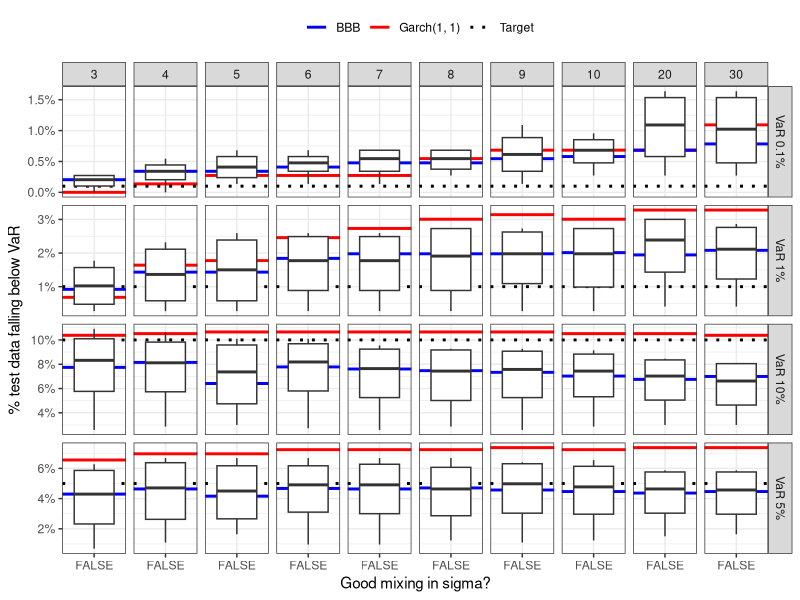
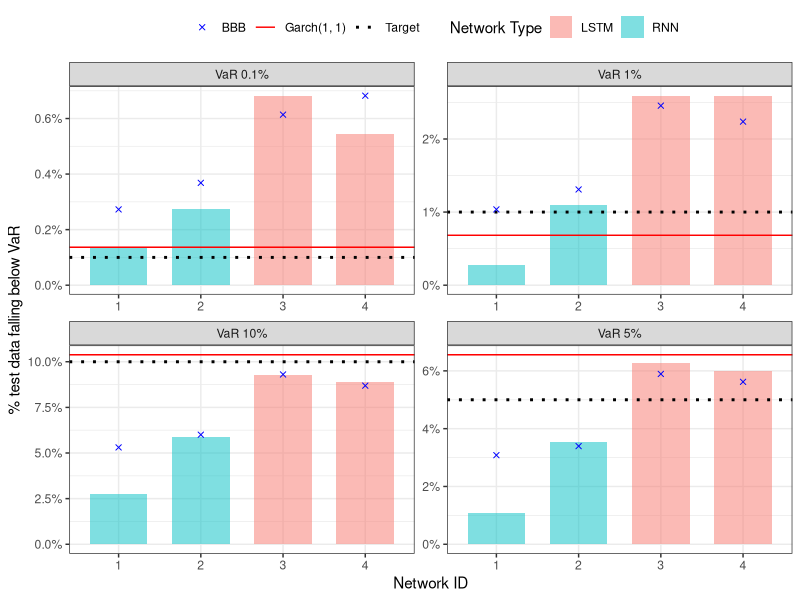
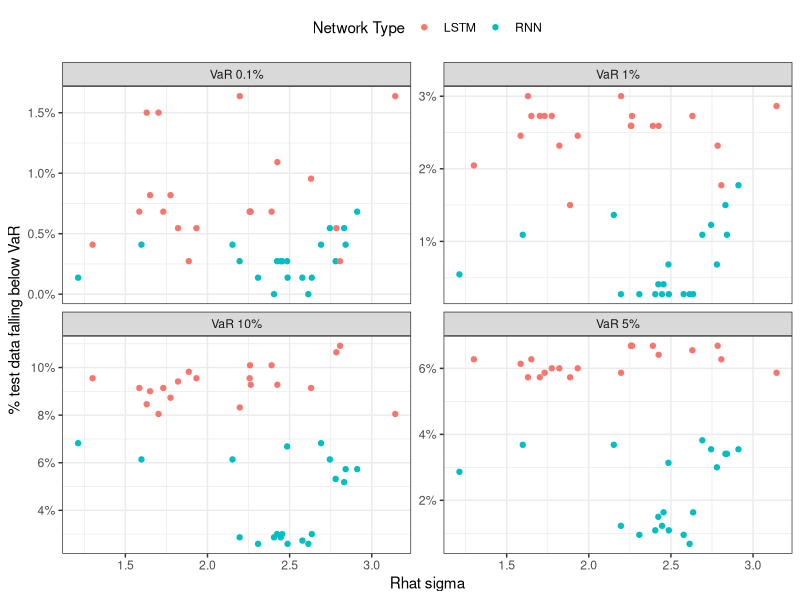

Write R code to recreate these figures, in order.
rm(list = ls())
library(tidyverse)
var_translate = c(
  "VaR_0_1" = "VaR 0.1%", 
  "VaR_1_0" = "VaR 1%", 
  "VaR_5_0" = "VaR 5%", 
  "VaR_10_0" = "VaR 10%"
)

var_target = c(
  "VaR_0_1" = 0.001, 
  "VaR_1_0" = 0.01, 
  "VaR_5_0" = 0.05, 
  "VaR_10_0" = 0.1
)

benchmark <- read_csv("../tdist-garch11-baseline-multiple.csv")
single_chain <- read_csv("../mcmc-single-chain-evaluation-multiple-all.csv")
same_network <- read_csv("../mcmc-same-network-evaluation-multiple-all.csv")
bbb <- read_csv("../bbb-multiple-asset-all.csv")

benchmark_long <- benchmark %>%
  pivot_longer(cols = -nu, 
               names_to = "measure", 
               values_to = "garch")

benchmark_best <- benchmark_long %>%
  mutate(target = var_target[measure], 
         diff = abs(garch - target)) %>%
  group_by(measure) %>%
  arrange(diff) %>%
  mutate(rank = 1:n()) %>%
  ungroup() %>%
  filter(rank == 1) %>%
  select(nu, measure, garch)
  

bbb_long <- bbb %>%
  pivot_longer(-c(network, nu), 
               names_to = "measure", 
               values_to = "bbb")

bbb_nu <- bbb_long %>%
  group_by(nu, measure) %>%
  summarise(bbb = mean(bbb), .groups = "drop")

bbb_network <- bbb_long %>%
  group_by(network, measure) %>%
  summarise(bbb = mean(bbb), .groups = "drop") %>%
  mutate(network = factor(network, levels = sort(unique(network))))

single_chain_comparison <- single_chain %>%
  select(-c(mape, config, network)) %>%
  mutate(well_mixing = rhat_sigma <= 1.01) %>%
  pivot_longer(-c(well_mixing, nu), 
               names_to = "measure", 
               values_to = "values") %>%
  filter(measure != "rhat_sigma") %>%
  left_join(benchmark_long, by = c("measure", "nu"))

same_network_evaluation <- same_network %>%
  pivot_longer(-network, 
               names_to = "measure", 
               values_to = "values") %>%
  left_join(benchmark_best, by = "measure") %>%
  filter(!measure %in% c("rhat_sigma", "rmse", "mape")) %>%
  mutate(network = factor(network, levels = sort(unique(network))))


p_single_chain <- single_chain_comparison %>%
  left_join(bbb_nu, by = c("nu", "measure")) %>%
  filter(measure != "rmse") %>%
  mutate(target = var_target[measure]) %>%
  mutate(measure = ifelse(measure %in% names(var_translate), 
                          var_translate[measure], 
                          measure)) %>%
  ggplot(aes(y = values, x = well_mixing)) + 
  geom_hline(aes(yintercept = garch, color = "Garch(1, 1)"), size = 1) + 
  geom_hline(aes(yintercept = target, color = "Target"), size = 1, linetype = "dotted") + 
  geom_hline(aes(yintercept = bbb, color = "BBB"), size = 1) +
  geom_boxplot() + 
  facet_grid(rows = vars(measure), cols = vars(nu), scales = "free") + 
  scale_color_manual(values = c("Garch(1, 1)" = "red", "Target" = "black", "BBB" = "blue")) + 
  scale_y_continuous(labels = scales::percent) + 
  guides(color = guide_legend(title = "")) + 
  xlab("Good mixing in sigma?") + ylab("% test data falling below VaR") + 
  theme_bw() + 
  theme(legend.position = "top")

p_single_chain
ggsave("./multiple-asset-single-chain-tgarch.pdf", 
       plot = p_single_chain, 
       device = "pdf")

single_chain_comparison %>%
  filter(measure == "rmse") %>%
  group_by(nu) %>%
  summarise(min = min(values), 
            max = max(values), 
            mean = mean(values)) %>%
  write_csv(., file = "./multiple-asset-nu-rmse-tgarch.csv")


p_same_network <- same_network_evaluation %>%
  left_join(bbb_network, by = c("network", "measure")) %>%
  mutate(target = var_target[measure]) %>%
  mutate(measure = var_translate[measure]) %>%
  mutate(kind = ifelse(as.numeric(network) <= 2, "RNN", "LSTM")) %>%
  ggplot(aes(x = network, y = values)) + 
  geom_col(aes(fill = kind),position = "dodge2", width = 0.7, alpha = 0.5) + 
  geom_hline(aes(yintercept = garch, color = "Garch(1, 1)"), size = 0.5) + 
  geom_hline(aes(yintercept = target, color = "Target"), size = 1, linetype = "dotted") + 
  geom_point(aes(y = bbb, color = "BBB"), shape = 4) +
  facet_wrap(vars(measure), scales = "free") + 
  scale_color_manual(values = c("Garch(1, 1)" = "red", "Target" = "black", "BBB" = "blue")) + 
  scale_y_continuous(labels = scales::percent) + 
  guides(color = guide_legend(title = ""), 
         fill = guide_legend(title = "Network Type")) + 
  xlab("Network ID") + ylab("% test data falling below VaR") +
  theme_bw() + 
  theme(legend.position = "top")

p_same_network
ggsave("./multiple-asset-same-network-tgarch.pdf", 
       plot = p_same_network, 
       device = "pdf")


p_mixing_performance <- single_chain %>%
  mutate(kind = ifelse(network <= 2, "RNN", "LSTM")) %>%
  select(rhat_sigma, starts_with("VaR"), kind) %>%
  pivot_longer(-c(rhat_sigma, kind), 
               names_to = "measure", 
               values_to = "values") %>%
  mutate(target = var_target[measure], 
         measure = var_translate[measure]) %>%
  ggplot(aes(x = rhat_sigma, y = values)) + 
  geom_point(aes(color = kind)) + 
  facet_wrap(vars(measure), scales = "free_y") +
  scale_y_continuous(labels = scales::percent) + 
  xlab("Rhat sigma") + ylab("% test data falling below VaR") +
  guides(color = guide_legend(title = "Network Type")) +
  theme_bw() + 
  theme(legend.position = "top")

p_mixing_performance
ggsave("./multiple-asset-mixing-performance.pdf", 
       plot = p_mixing_performance, 
       device = "pdf")
